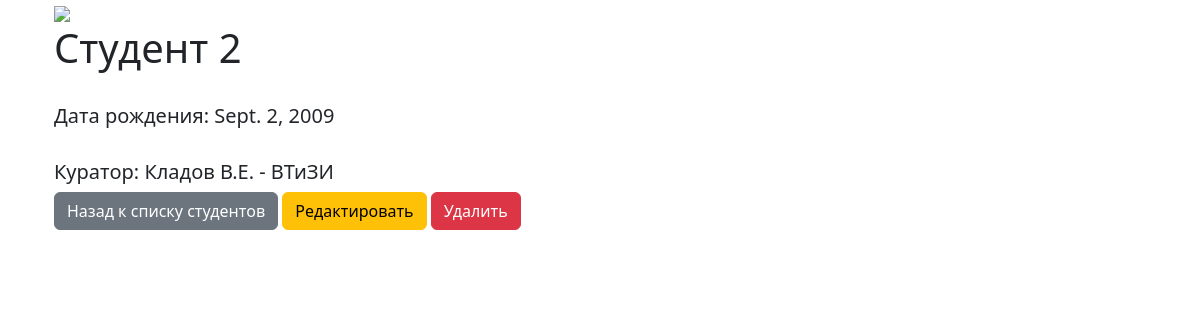
The page /students/10/ on the database its author committed.
### student/models.py (models this page shows, shortened)
class Student(models.Model):
    full_name=models.CharField(verbose_name="ФИО",max_length=255)
    date_of_birth=models.DateField(verbose_name="Дата рождения")
    curator=models.ForeignKey(
        'Curator',
        verbose_name="ФИО",
        blank=True,
        null=True,
        on_delete=models.CASCADE,
    )
    class Mets:
        verbose_name="Студент",
        verbose_name_plural="Студенты"
        ordering=['full_name']

class Curator(models.Model):
    full_name = models.CharField(verbose_name="ФИО", max_length=255)
    department = models.CharField(verbose_name="Кафедра", max_length=255)
    class Mets:
        verbose_name="Куратор",
        verbose_name_plural="Кураторы"
        ordering=['full_name']
    def __str__(self):
        return f"{self.full_name} - {self.department}"

### student/views.py (the view)
# urls.py: path('students/<int:pk>/',views.StudentDetail.as_view(),name='student_detail'),
class StudentDetail(DetailView):
    template_name = 'student/student_detail.html'
    model = Student
    context_object_name = 'student'

### templates/student/student_detail.html (shortened to what this page needs)
{% extends 'base.html'%}
{% block content %}
<div class="container nt-5">
  <div class="row">
    <div class="col-md-6">
      <img src="{}">
    </div>
    <div>
      <h1>{{ student.full_name }}</h1>
      <br>
      <h5> Дата рождения: {{ student.date_of_birth}}</h5>
      <br>
      <h5> Куратор: {{ student.curator}}</h5>
      <a href="{%url 'student_list'%}" class="btn btn-secondary"> Назад к списку студентов</a>
      <a href="{%url 'student_update' student.pk%}" class="btn btn-warning"> Редактировать</a>
      <a href="{%url 'student_delete' student.pk%}" class="btn btn-danger"> Удалить</a>
    </div>
  </div>
</div>
{% endblock %}

### rows shown on the page
Student: full_name "Студент 2", date_of_birth "Sept. 2, 2009", curator "Кладов В.Е. - ВТиЗИ"
